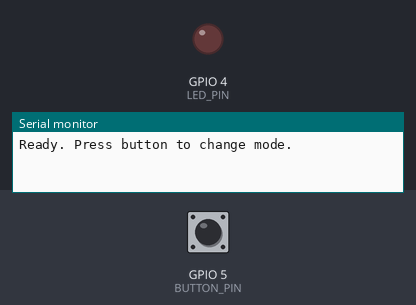
The sketch below on a simulated ESP32. Parts: output pins drawn as LEDs (lit = HIGH), the last lines printed to the serial monitor. Dashed ring = blinking. The test bench sets the inputs (shaded band); at power-on: GPIO 5 (BUTTON_PIN) HIGH.

Above: at 1.2 s.
1.3 s: GPIO 5 (BUTTON_PIN) pulled LOW for 0.15 s
At 2.0 s:
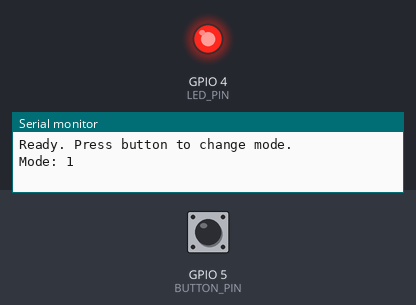
2.9 s: GPIO 5 (BUTTON_PIN) pulled LOW for 1 s
At 3.7 s:
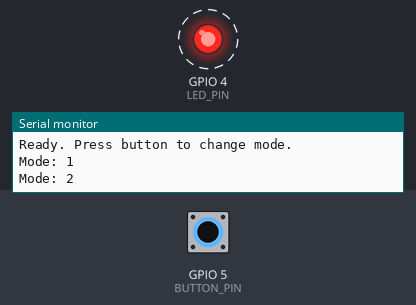
6.2 s: GPIO 5 (BUTTON_PIN) pulled LOW for 0.15 s
At 6.71 s:
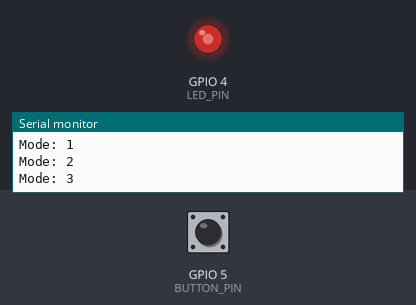
Timing chart, 0 to 15.2 s (numbered marks = the images above; inputs shaded):
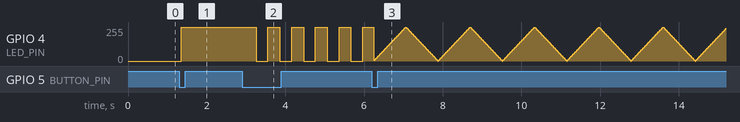

Measured:
- after the input at 1.3 s, GPIO 4 (LED_PIN): 0/255 → 255/255 after 0.05 s
- after the input at 2.9 s, GPIO 4 (LED_PIN): alternates 255/255 for 0.30 s and 0/255 for 0.30 s, starting after 0.35 s

The sketch:

sketch.ino
```cpp
const int LED_PIN = 4;
const int BUTTON_PIN = 5;
const int PWM_FREQ = 5000;       // PWM 频率 5000Hz
const int PWM_RESOLUTION = 8;    // 8位分辨率，占空比 0~255

enum LightMode { MODE_OFF, MODE_ON, MODE_BLINK, MODE_BREATHE };
LightMode currentMode = MODE_OFF;

bool lastButtonState = HIGH;
bool currentButtonState = HIGH;
unsigned long lastDebounceTime = 0;
const unsigned long DEBOUNCE_DELAY = 50;

unsigned long lastBlinkTime = 0;
bool blinkState = false;

int breathBrightness = 0;
int breathDirection = 5;
unsigned long lastBreatheTime = 0;

void setup() {
  Serial.begin(115200);
  pinMode(BUTTON_PIN, INPUT_PULLUP);
  ledcAttach(LED_PIN, PWM_FREQ, PWM_RESOLUTION);
  ledcWrite(LED_PIN, 0);
  Serial.println("Ready. Press button to change mode.");
}

void checkButton() {
  bool reading = digitalRead(BUTTON_PIN);
  if (reading != lastButtonState) lastDebounceTime = millis();

  if ((millis() - lastDebounceTime) > DEBOUNCE_DELAY) {
    if (reading != currentButtonState) {
      currentButtonState = reading;
      if (currentButtonState == LOW) {
        currentMode = (LightMode)((currentMode + 1) % 4);
        Serial.print("Mode: ");
        Serial.println(currentMode);
      }
    }
  }
  lastButtonState = reading;
}

void handleBlink() {
  if (millis() - lastBlinkTime > 300) {
    blinkState = !blinkState;
    ledcWrite(LED_PIN, blinkState ? 255 : 0);
    lastBlinkTime = millis();
  }
}

void handleBreathe() {
  if (millis() - lastBreatheTime > 15) {
    breathBrightness += breathDirection;
    if (breathBrightness >= 255 || breathBrightness <= 0) {
      breathDirection = -breathDirection;
    }
    ledcWrite(LED_PIN, breathBrightness);
    lastBreatheTime = millis();
  }
}

void loop() {
  checkButton();
  switch (currentMode) {
    case MODE_OFF:     ledcWrite(LED_PIN, 0); break;
    case MODE_ON:      ledcWrite(LED_PIN, 255); break;
    case MODE_BLINK:   handleBlink(); break;
    case MODE_BREATHE: handleBreathe(); break;
  }
}
```
